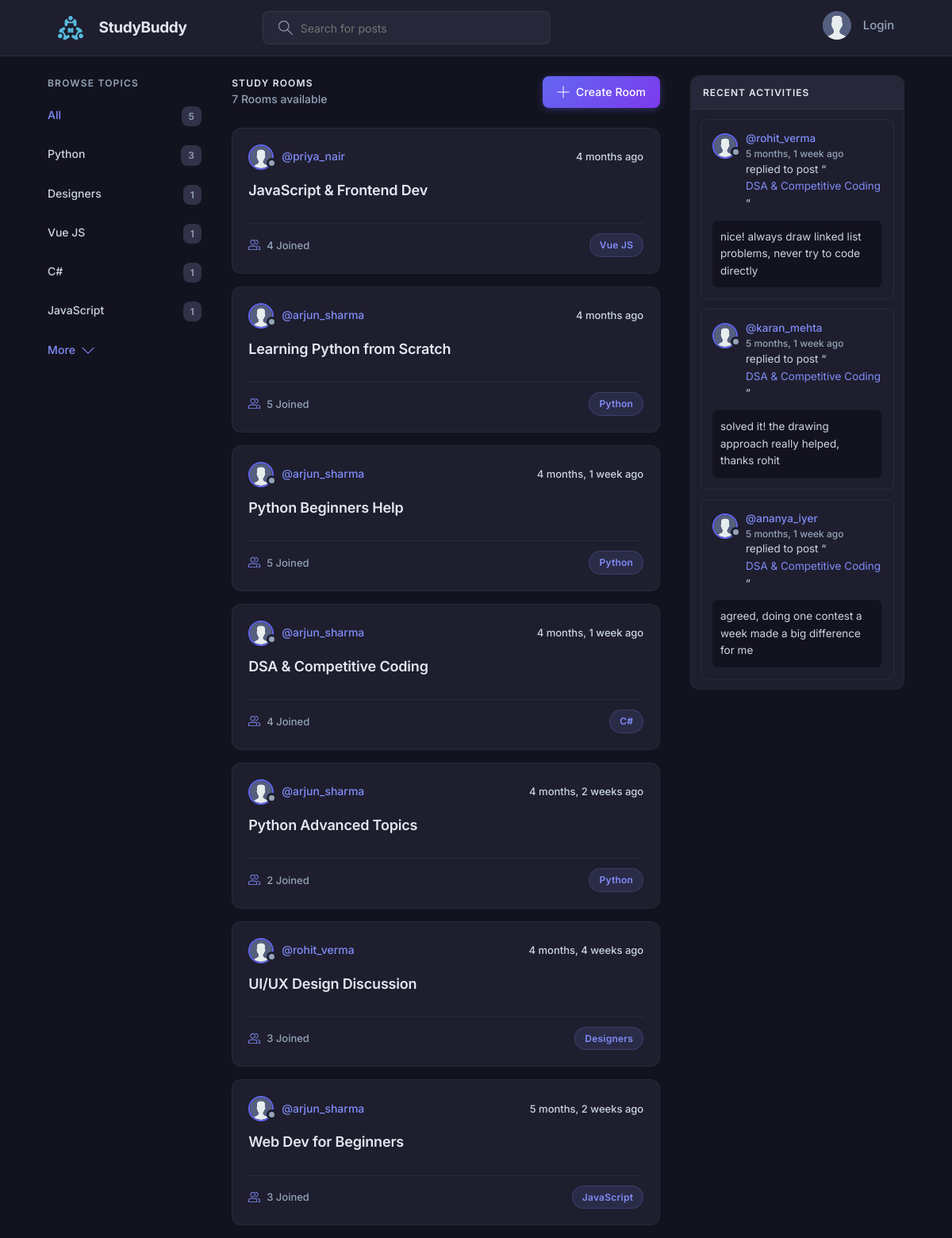
The page / on the database its author committed.
### base/models.py (models this page shows, shortened)
class Topic(models.Model):
    name = models.CharField(max_length=200)

class Room(models.Model):
    host = models.ForeignKey(User, on_delete=models.SET_NULL, null=True)
    topic = models.ForeignKey(Topic, on_delete=models.SET_NULL, null=True)
    name = models.CharField(max_length=200)
    description = models.TextField(null=True, blank=True)
    participants = models.ManyToManyField(
        User, related_name='participants', blank=True)
    updated = models.DateTimeField(auto_now=True)
    created = models.DateTimeField(auto_now_add=True)
    class Meta:
        ordering = ['-updated', '-created']
    def __str__(self):
        return self.name

class User(AbstractUser):
    name = models.CharField(max_length=200, null=True)
    email = models.EmailField(unique=True, null=True)
    bio = models.TextField(null=True)
    avatar = models.ImageField(null=True, default="avatar.svg")
    USERNAME_FIELD = 'email'
    REQUIRED_FIELDS = []

class Message(models.Model):
    user = models.ForeignKey(User, on_delete=models.CASCADE)
    room = models.ForeignKey(Room, on_delete=models.CASCADE)
    body = models.TextField()
    updated = models.DateTimeField(auto_now=True)
    created = models.DateTimeField(auto_now_add=True)
    class Meta:
        ordering = ['-updated', '-created']

### base/views.py (the view)
# urls.py: path('', views.home, name="home"),
def home(request):
    q = request.GET.get('q') if request.GET.get('q') != None else ''
    rooms = Room.objects.filter(
        Q(topic__name__icontains=q) |
        Q(name__icontains=q) |
        Q(description__icontains=q)
    )
    topics = Topic.objects.all()[0:5]
    room_count = rooms.count()
    room_messages = Message.objects.filter(
        Q(room__topic__name__icontains=q))[0:3]
    context = {'rooms': rooms, 'topics': topics,
               'room_count': room_count, 'room_messages': room_messages}
    return render(request, 'base/home.html', context)

### base/templates/base/home.html (shortened to what this page needs)
{% extends 'main.html' %}
{% block content %}
<main class="layout layout--3">
  <div class="container">
    {% include 'base/topics_component.html' %}
    <div class="roomList">
      <div class="roomList__header">
        <div>
          <h2>Study Rooms</h2>
          <p>{{room_count}} Rooms available</p>
        </div>
        <a class="btn btn--main" href="{% url 'create-room' %}">
          <svg version="1.1" xmlns="http://www.w3.org/2000/svg" width="32" height="32" viewBox="0 0 32 32">
            <title>add</title>
            <path
              d="M16.943 0.943h-1.885v14.115h-14.115v1.885h14.115v14.115h1.885v-14.115h14.115v-1.885h-14.115v-14.115z">
            </path>
          </svg>
          Create Room
        </a>
      </div>
      {% include 'base/feed_component.html' %}
    </div>
    {% include 'base/activity_component.html' %}
  </div>
</main>
{% endblock %}

### base/templates/base/topics_component.html
<div class="topics">
    <div class="topics__header">
        <h2>Browse Topics</h2>
    </div>
    <ul class="topics__list">
        <li>
            <a href="{% url 'home' %}" class="active">All <span>{{topics.count}}</span></a>
        </li>
        {% for topic in topics %}
        <li>
            <a href="{% url 'home' %}?q={{topic.name}}">{{topic.name}}<span>{{topic.room_set.all.count}}</span></a>
        </li>
        {% endfor %}
    </ul>
    <a class="btn btn--link" href="{% url 'topics' %}">
        More
        <svg version="1.1" xmlns="http://www.w3.org/2000/svg" width="32" height="32" viewBox="0 0 32 32">
            <title>chevron-down</title>
            <path d="M16 21l-13-13h-3l16 16 16-16h-3l-13 13z"></path>
        </svg>
    </a>
</div>

### base/templates/base/feed_component.html (shortened to what this page needs)
{% for room in rooms %}
<div class="roomListRoom">
    <div class="roomListRoom__header">
        <a href="{% url 'user-profile' room.host.id %}" class="roomListRoom__author">
            <div class="avatar avatar--small">
                <img src="{{room.host.avatar.url}}" />
            </div>
            <span>@{{room.host.username}}</span>
        </a>
        <div class="roomListRoom__actions">
            <span>{{room.created|timesince}} ago</span>
        </div>
    </div>
    <div class="roomListRoom__content">
        <a href="{% url 'room' room.id %}">{{room.name}}</a>
    </div>
    <div class="roomListRoom__meta">
        <a href="{% url 'room' room.id %}" class="roomListRoom__joined">
            {{room.participants.all.count}} Joined
        </a>
        <p class="roomListRoom__topic">{{room.topic.name}}</p>
    </div>
</div>
{% endfor %}

### base/templates/base/activity_component.html (shortened to what this page needs)
<div class="activities">
    <div class="activities__header">
        <h2>Recent Activities</h2>
    </div>
    {% for message in room_messages %}
    <div class="activities__box">
        <div class="activities__boxHeader roomListRoom__header">
            <a href="{% url 'user-profile' message.user.id %}" class="roomListRoom__author">
                <div class="avatar avatar--small">
                    <img src="{{message.user.avatar.url}}" />
                </div>
                <p>
                    @{{message.user.username}}
                    <span>{{message.created|timesince}} ago</span>
                </p>
            </a>
        </div>
        <div class="activities__boxContent">
            <p>replied to post “<a href="{% url 'room' message.room.id %}">{{message.room}}</a>”</p>
            <div class="activities__boxRoomContent">{{message.body}}</div>
        </div>
    </div>
    {% endfor %}
</div>

### rows shown on the page
Topic: name "Python", room_set.all.count "3"
Topic: name "Designers", room_set.all.count "1"
Topic: name "Vue JS", room_set.all.count "1"
Topic: name "C#", room_set.all.count "1"
Topic: name "JavaScript", room_set.all.count "1"
Room: host.avatar (placeholder picture), host.username "priya_nair", created "4 months", name "JavaScript & Frontend Dev", participants.all.count "4", topic.name "Vue JS"
Room: host.avatar (placeholder picture), host.username "arjun_sharma", created "4 months", name "Learning Python from Scratch", participants.all.count "5", topic.name "Python"
Room: host.avatar (placeholder picture), host.username "arjun_sharma", created "4 months, 1 week", name "Python Beginners Help", participants.all.count "5", topic.name "Python"
Room: host.avatar (placeholder picture), host.username "arjun_sharma", created "4 months, 1 week", name "DSA & Competitive Coding", participants.all.count "4", topic.name "C#"
Room: host.avatar (placeholder picture), host.username "arjun_sharma", created "4 months, 2 weeks", name "Python Advanced Topics", participants.all.count "2", topic.name "Python"
Room: host.avatar (placeholder picture), host.username "rohit_verma", created "4 months, 4 weeks", name "UI/UX Design Discussion", participants.all.count "3", topic.name "Designers"
Room: host.avatar (placeholder picture), host.username "arjun_sharma", created "5 months, 2 weeks", name "Web Dev for Beginners", participants.all.count "3", topic.name "JavaScript"
Message: user.avatar (placeholder picture), user.username "rohit_verma", created "5 months, 1 week", room "DSA & Competitive Coding", body "nice! always draw linked list problems, never try to code directly"
Message: user.avatar (placeholder picture), user.username "karan_mehta", created "5 months, 1 week", room "DSA & Competitive Coding", body "solved it! the drawing approach really helped, thanks rohit"
Message: user.avatar (placeholder picture), user.username "ananya_iyer", created "5 months, 1 week", room "DSA & Competitive Coding", body "agreed, doing one contest a week made a big difference for me"

### other values the page prints
{{ topics.count }} "5"
{{ room_count }} "7"
